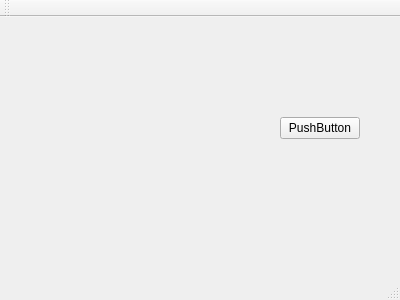
<?xml version="1.0" encoding="UTF-8"?>
<ui version="4.0">
 <class>bank</class>
 <widget class="QMainWindow" name="bank">
  <property name="geometry">
   <rect>
    <x>0</x>
    <y>0</y>
    <width>400</width>
    <height>300</height>
   </rect>
  </property>
  <property name="windowTitle">
   <string>bank</string>
  </property>
  <widget class="QWidget" name="centralWidget">
   <widget class="QPushButton" name="pushButton">
    <property name="geometry">
     <rect>
      <x>280</x>
      <y>100</y>
      <width>80</width>
      <height>22</height>
     </rect>
    </property>
    <property name="text">
     <string>PushButton</string>
    </property>
   </widget>
  </widget>
  <widget class="QMenuBar" name="menuBar">
   <property name="geometry">
    <rect>
     <x>0</x>
     <y>0</y>
     <width>400</width>
     <height>19</height>
    </rect>
   </property>
  </widget>
  <widget class="QToolBar" name="mainToolBar">
   <attribute name="toolBarArea">
    <enum>TopToolBarArea</enum>
   </attribute>
   <attribute name="toolBarBreak">
    <bool>false</bool>
   </attribute>
  </widget>
  <widget class="QStatusBar" name="statusBar"/>
 </widget>
 <layoutdefault spacing="6" margin="11"/>
 <resources/>
 <connections/>
</ui>
